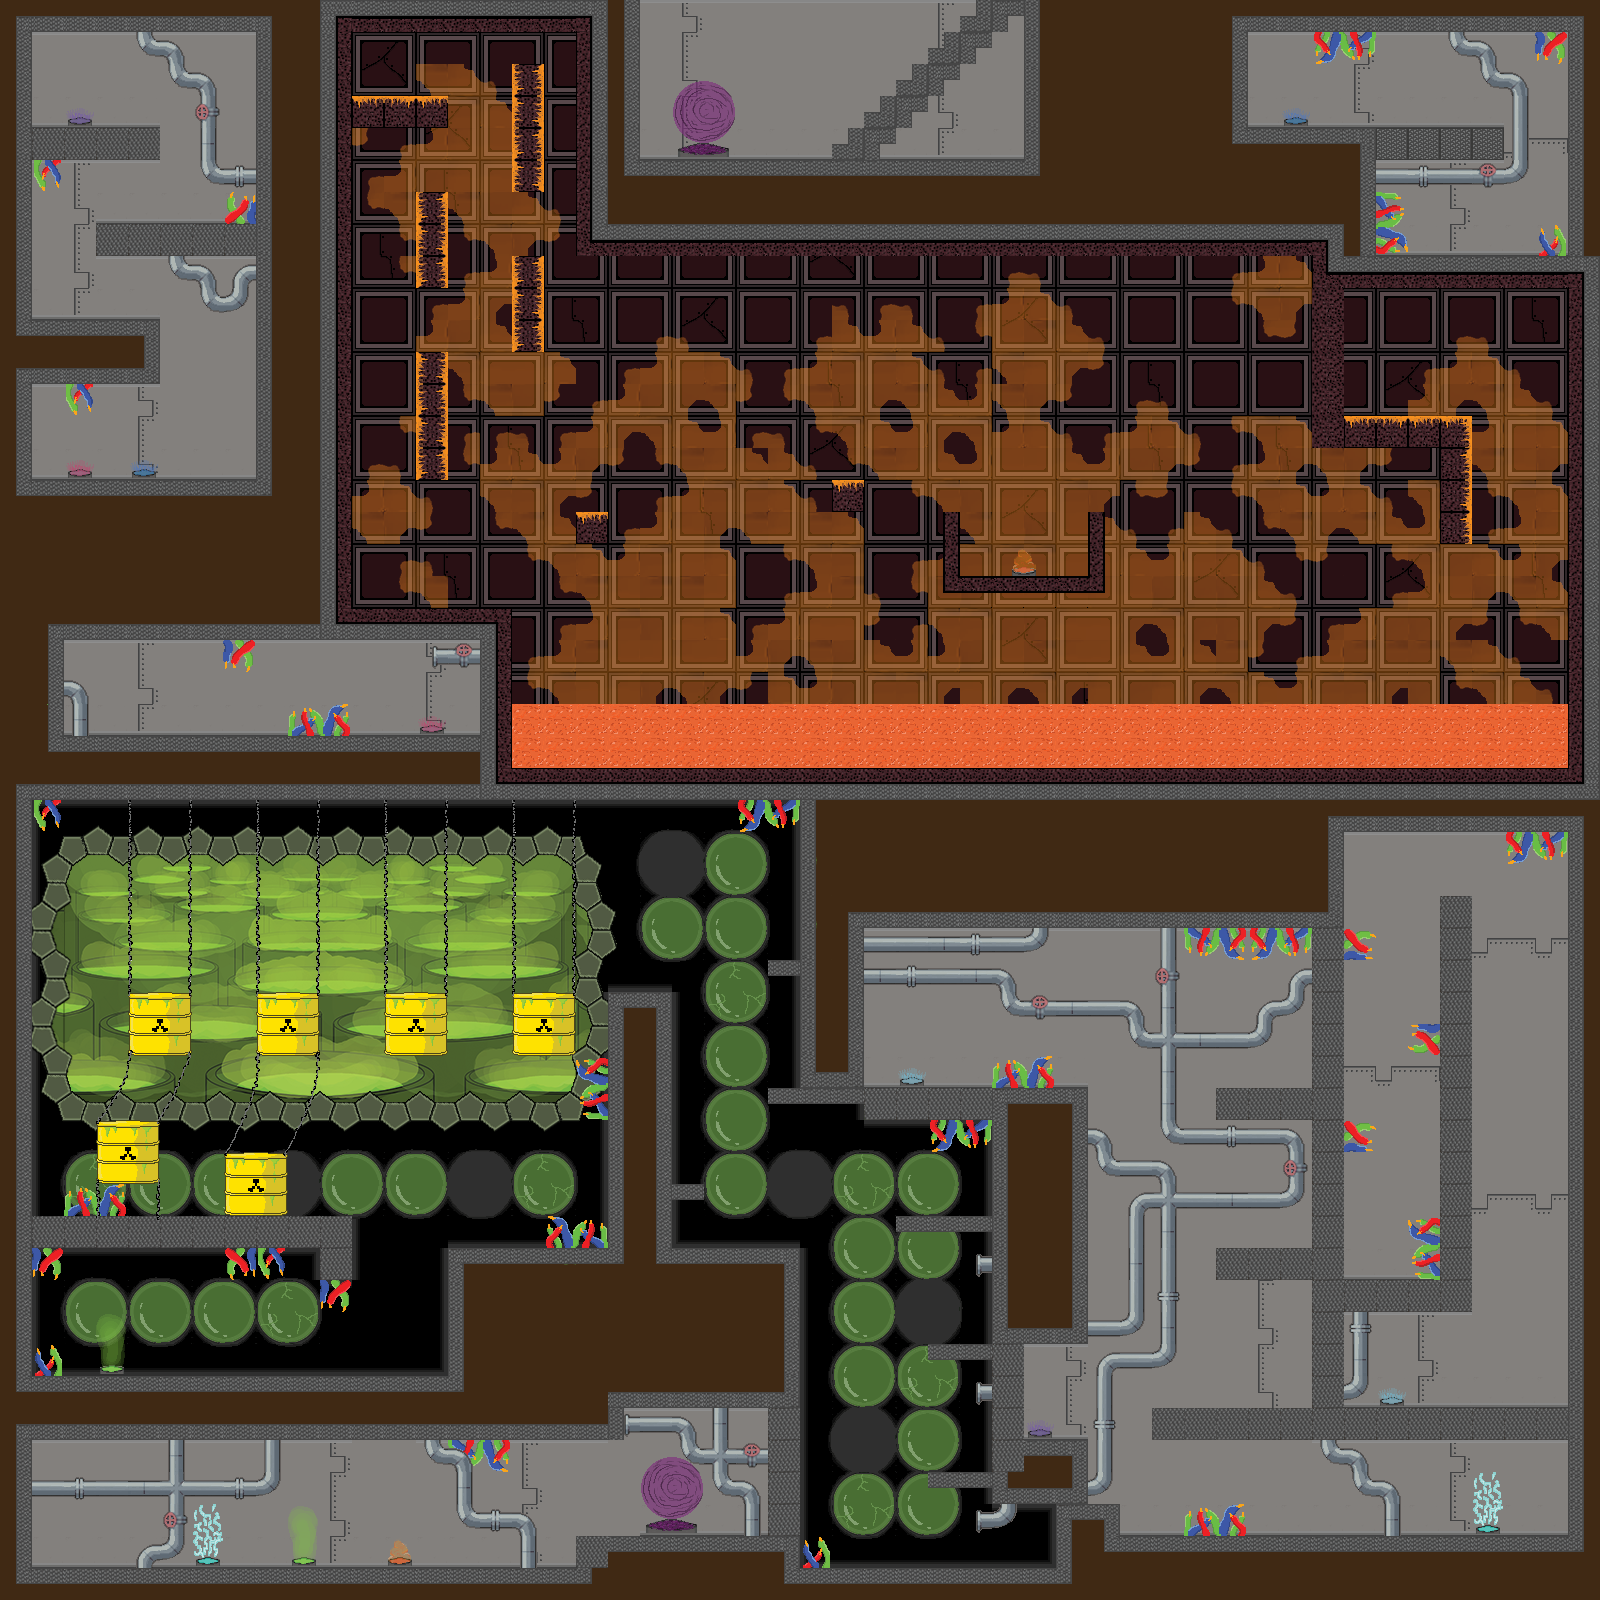

A level layout from a 2D game, rendered from its tile map. Below: a short description, then the map file with tile-grid data replaced by summaries:
An orthogonal 50x50 tile map with 32x32 px tiles, 10 tile layers (terre, fond, bordsFenetre, fumeRouge, ...) and 65 objects.

<map version="1.9" tiledversion="1.9.2" orientation="orthogonal" renderorder="right-down" width="50" height="50" tilewidth="32" tileheight="32" infinite="0" nextlayerid="55" nextobjectid="121">
 <editorsettings>
  <export target="premier_niveau.json" format="json" />
 </editorsettings>
 <tileset firstgid="1" source="tileset_pour_de_vrai.tsx" />
 <layer id="12" name="terre" width="50" height="50" locked="1">
  <data>[2500 cells, 2500 non-empty, 74 distinct tile ids]</data>
 </layer>
 <layer id="10" name="fond" width="50" height="50" locked="1">
  <data>[2500 cells, 1609 non-empty, 45 distinct tile ids]</data>
 </layer>
 <layer id="21" name="bordsFenetre" width="50" height="50" locked="1">
  <data>[2500 cells, 281 non-empty, 192 distinct tile ids]</data>
 </layer>
 <layer id="11" name="fumeRouge" width="50" height="50" locked="1">
  <data>[2500 cells, 610 non-empty, 36 distinct tile ids]</data>
 </layer>
 <layer id="9" name="piques" width="50" height="50" locked="1">
  <data>[2500 cells, 47 non-empty, 5 distinct tile ids]</data>
 </layer>
 <layer id="1" name="murSol" width="50" height="50" locked="1">
  <data>[2500 cells, 685 non-empty, 35 distinct tile ids]</data>
 </layer>
 <layer id="35" name="base" width="50" height="50" locked="1">
  <data>[2500 cells, 19 non-empty, 5 distinct tile ids]</data>
 </layer>
 <layer id="33" name="lave" width="50" height="50" locked="1">
  <data>[2500 cells, 66 non-empty, 1 distinct tile ids]</data>
 </layer>
 <layer id="34" name="effet" width="50" height="50" locked="1">
  <data>[2500 cells, 31 non-empty, 17 distinct tile ids]</data>
 </layer>
 <layer id="13" name="premPlan" width="50" height="50" locked="1">
  <data>[2500 cells, 209 non-empty, 61 distinct tile ids]</data>
 </layer>
 <objectgroup id="43" name="finJeu" locked="1">
  <object id="45" x="928" y="0.0625" width="32" height="31.9375" />
 </objectgroup>
 <objectgroup id="41" name="tapisGauche" locked="1">
  <object id="39" x="1440.18" y="640" width="31.8182" height="32" />
  <object id="41" x="1248.09" y="608.091" width="31.9091" height="31.9091" />
  <object id="42" x="768" y="607.818" width="32" height="32.1818" />
  <object id="43" x="640.25" y="448" width="31.75" height="32" />
  <object id="44" x="672" y="576.25" width="32" height="31.75" />
  <object id="46" x="384" y="544" width="32" height="32" />
  <object id="49" x="544" y="608.091" width="32" height="31.9091" />
 </objectgroup>
 <objectgroup id="42" name="tapisDroite" locked="1">
  <object id="31" x="480.063" y="480.063" width="31.9375" height="31.9375" />
  <object id="34" x="608" y="640.091" width="32" height="31.9091" />
  <object id="35" x="864" y="576" width="32" height="32" />
  <object id="36" x="736" y="416" width="32" height="32" />
  <object id="38" x="1408" y="640" width="32" height="32" />
  <object id="47" x="1184.06" y="512.063" width="31.9375" height="31.9375" />
  <object id="48" x="1344" y="576" width="32" height="32" />
 </objectgroup>
 <objectgroup id="51" name="pompe3" locked="1">
  <object id="115" x="960" y="1440" width="32" height="32" />
 </objectgroup>
 <objectgroup id="50" name="pompe2" locked="1">
  <object id="114" x="960" y="1312" width="32" height="32" />
 </objectgroup>
 <objectgroup id="40" name="pompe1" locked="1">
  <object id="27" x="960" y="1184" width="32" height="31.875" />
 </objectgroup>
 <objectgroup id="39" name="gate" locked="1">
  <object id="25" x="576.182" y="1472" width="31.8182" height="32" />
 </objectgroup>
 <objectgroup id="38" name="potion" locked="1">
  <object id="20" x="1376.18" y="1248" width="31.8182" height="32" />
  <object id="21" x="1375.64" y="384.182" width="32.3636" height="31.8182" />
  <object id="30" x="96.25" y="832.25" width="31.75" height="31.75" />
 </objectgroup>
 <objectgroup id="46" name="laLave" locked="1">
  <object id="69" x="544" y="672" width="32.125" height="31.875" />
  <object id="70" x="512" y="672" width="32.125" height="31.875" />
  <object id="72" x="576" y="672" width="32.125" height="31.875" />
  <object id="73" x="608" y="672" width="32.125" height="31.875" />
  <object id="74" x="640" y="672" width="32.125" height="31.875" />
  <object id="75" x="672" y="672" width="32.125" height="31.875" />
  <object id="76" x="704" y="672" width="32.125" height="31.875" />
  <object id="77" x="736" y="672" width="32.125" height="31.875" />
  <object id="78" x="768" y="672" width="32.125" height="31.875" />
  <object id="79" x="800" y="672" width="32.125" height="31.875" />
  <object id="80" x="832" y="672" width="32.125" height="31.875" />
  <object id="81" x="864" y="672" width="32.125" height="31.875" />
  <object id="82" x="896" y="672" width="32.125" height="31.875" />
  <object id="83" x="928" y="672" width="32.125" height="31.875" />
  <object id="84" x="960" y="672" width="32.125" height="31.875" />
  <object id="85" x="992" y="672" width="32.125" height="31.875" />
  <object id="86" x="1024" y="672" width="32.125" height="31.875" />
  <object id="87" x="1056" y="672" width="32.125" height="31.875" />
  <object id="88" x="1088" y="672" width="32.125" height="31.875" />
  <object id="89" x="1120" y="672" width="32.125" height="31.875" />
  <object id="90" x="1152" y="672" width="32.125" height="31.875" />
  <object id="91" x="1184" y="672" width="32.125" height="31.875" />
  <object id="92" x="1216" y="672" width="32.125" height="31.875" />
  <object id="93" x="1248" y="672" width="32.125" height="31.875" />
  <object id="94" x="1280" y="672" width="32.125" height="31.875" />
  <object id="95" x="1312" y="672" width="32.125" height="31.875" />
  <object id="96" x="1344" y="672" width="32.125" height="31.875" />
  <object id="97" x="1376" y="672" width="32.125" height="31.875" />
  <object id="98" x="1408" y="672" width="32.125" height="31.875" />
  <object id="99" x="1440" y="672" width="32.125" height="31.875" />
  <object id="100" x="1472" y="672" width="32.125" height="31.875" />
  <object id="101" x="1504" y="672" width="32.125" height="31.875" />
  <object id="102" x="1536" y="672" width="32.125" height="31.875" />
 </objectgroup>
 <objectgroup id="48" name="monstre3" locked="1">
  <object id="104" x="942.727" y="1504.27" width="32" height="31.8182" />
 </objectgroup>
 <objectgroup id="47" name="monstre2" locked="1">
  <object id="103" x="941.856" y="1376.22" width="32" height="31.8182" />
 </objectgroup>
 <objectgroup id="44" name="monstre1" locked="1">
  <object id="67" x="942.511" y="1248.03" width="31.875" height="32" />
 </objectgroup>
 <objectgroup id="53" name="delimitFufu3" locked="1">
  <object id="117" x="784" y="1520.5" />
 </objectgroup>
 <objectgroup id="52" name="delimitFufu2" locked="1">
  <object id="116" x="783.5" y="1392" />
 </objectgroup>
 <objectgroup id="45" name="delimitFufu1" locked="1">
  <object id="55" x="784.068" y="1264.86" />
 </objectgroup>
 <objectgroup id="37" name="cle" locked="1">
  <object id="14" x="160.091" y="704.091" width="31.9091" height="31.9091" />
  <object id="16" x="384.364" y="64.3636" width="31.6364" height="31.6364" />
  <object id="17" x="992" y="1536" width="32" height="32" />
 </objectgroup>
 <objectgroup id="54" name="powerWall">
  <object id="120" x="1455.64" y="239.818" />
 </objectgroup>
</map>